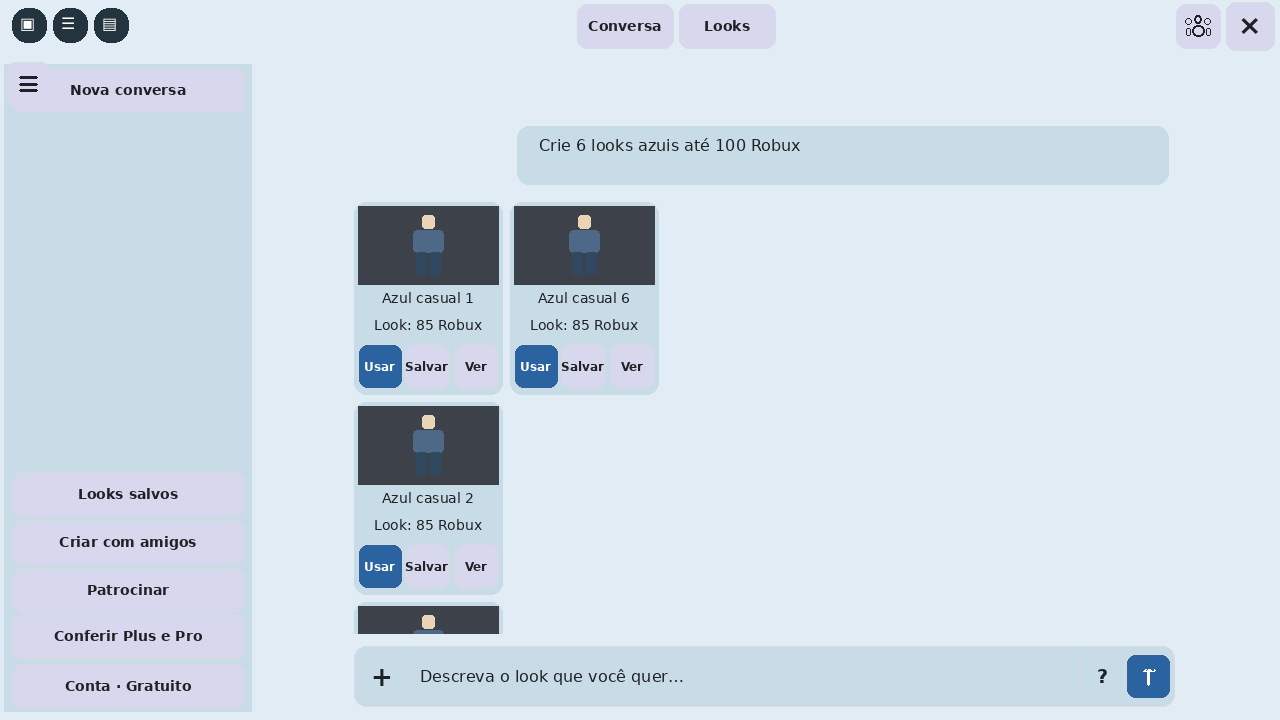
#> input picture audits/V75/layouts/assistant_desktop.png, 1280 x 720 px, given in place of sponsor_desktop.png, which was not available
$ python render_layouts.py
#> lines starting #> are read from the running program, lines starting #| are printed output that depends on the picture; pictures that were not available may be replaced by others from this repository, and a replacement may not be noted
"""Rasterize exported GUI geometry for review. Illustrative assets; not native Roblox rendering."""
from pathlib import Path
import json,math,textwrap
from PIL import Image,ImageDraw,ImageFont
HERE=Path(__file__).parent;FOLDER=HERE/'layouts'
FONT='/usr/share/fonts/truetype/dejavu/DejaVuSans.ttf';BOLD='/usr/share/fonts/truetype/dejavu/DejaVuSans-Bold.ttf'
def font(size,bold=False):return ImageFont.truetype(BOLD if bold else FONT,max(6,int(size)))
def rgba(c,a=1):return tuple(c or[36,52,63])+(int(max(0,min(1,a))*255),)
# [20 lines left out: function text, not called in this run]
def rounded(draw,rect,radius,**kwargs):
 try:draw.rounded_rectangle(rect,radius,**kwargs)
 except ValueError:draw.rectangle(rect,**kwargs)
# [25 lines left out: function draw_node, not called in this run]
for p in sorted(FOLDER.glob('*.json')):
 data=json.loads(p.read_text());im=Image.new('RGBA',(data['width'],data['height']),(237,243,244,255))
 for n in sorted(data['nodes'],key=lambda v:v.get('z',1)):draw_node(im,n)
 d=ImageDraw.Draw(im)
 for x,label in[(12,'▣'),(53,'☰'),(94,'▤')]:d.rounded_rectangle((x,8,x+34,42),15,fill=(36,52,63,255));d.text((x+8,14),label,font=font(16),fill='white')
 im.convert('RGB').save(p.with_suffix('.png'))
for name in ['sponsor','hud','library','chaos_queue','chaos_match','chaos_results','game_detail','board','checkers','photo','assistant','commands','loader','truco']:
 for screen in ['desktop','phone','landscape']:
  im=Image.open(FOLDER/(name+'_'+screen+'.png')).convert('RGB')
#> im is the input picture: PIL image 1280x720 RGB; mean R, G, B 208.7, 220.4, 230.5
  sheet=Image.new('RGB',(im.width,im.height+36),'#edf3f4');sheet.paste(im,(0,0));d=ImageDraw.Draw(sheet)
#> after `sheet = Image.new('RGB', (im.width, im.height + 36), '#edf3f4')`:
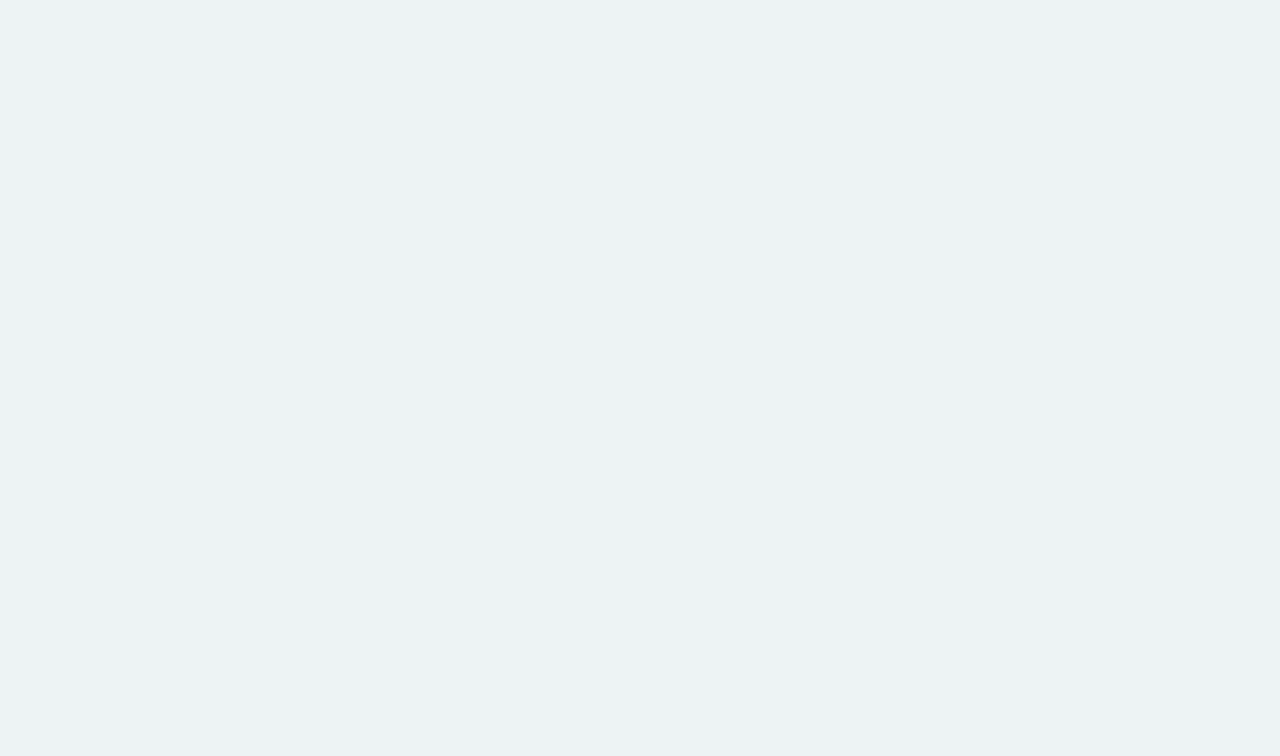
#> sheet: PIL image 1280x756 RGB; mean R, G, B 237, 243, 244
#> after `sheet.paste(im, (0, 0))`:
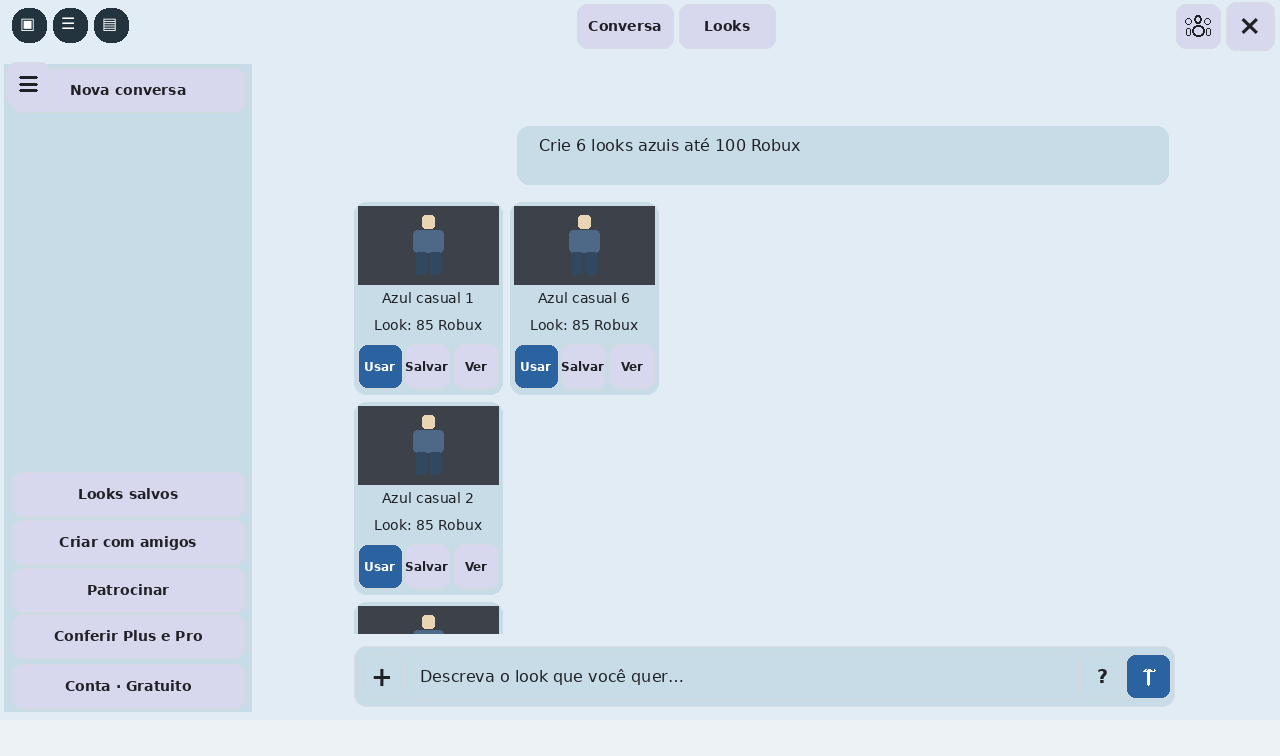
#> sheet: PIL image 1280x756 RGB; mean R, G, B 210, 221.5, 231.1
  d.text((8,im.height+9),'V75 · layout simulado · mídia ilustrativa · sem renderização Roblox',font=font(10),fill='#24343f')
  sheet.save(HERE/(name+'_'+screen+'.jpg'),quality=90)
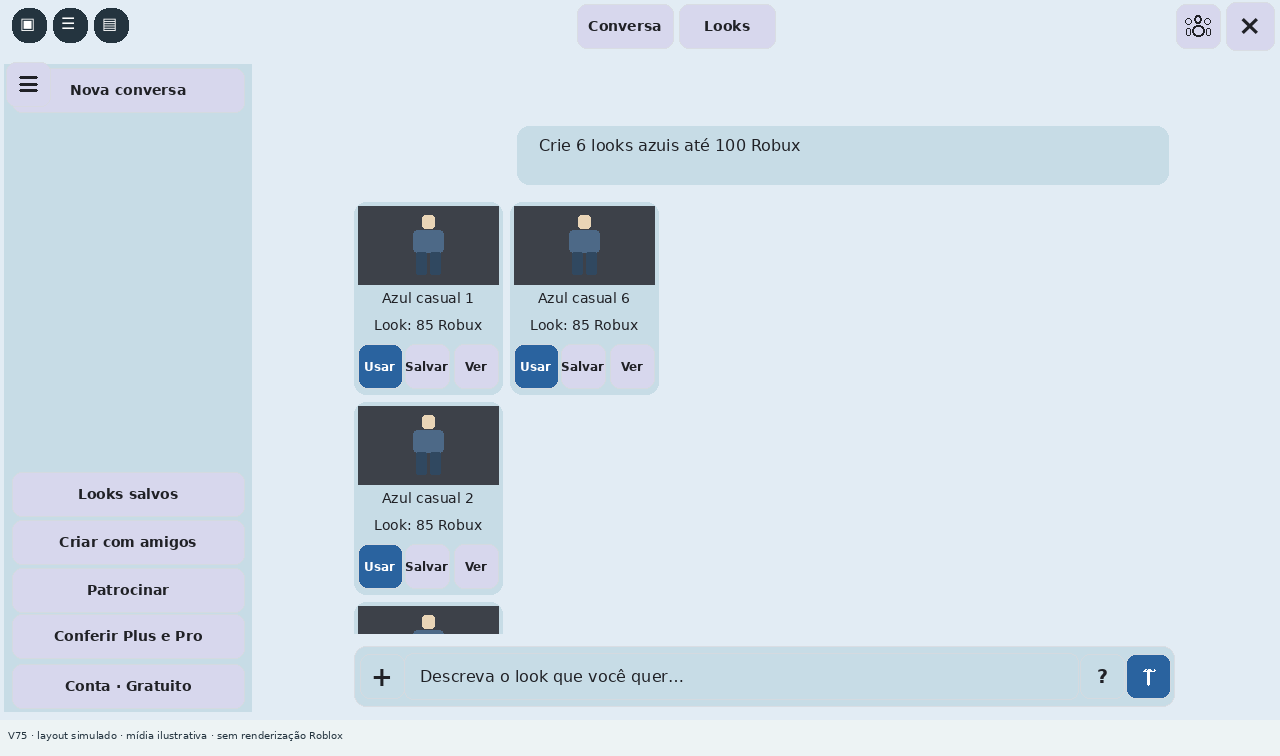
#> saved as sponsor_desktop.jpg: PIL image 1280x756 RGB; mean R, G, B 209.9, 221.4, 231
#> (the run stopped early here; a loop or call above may not have finished)
